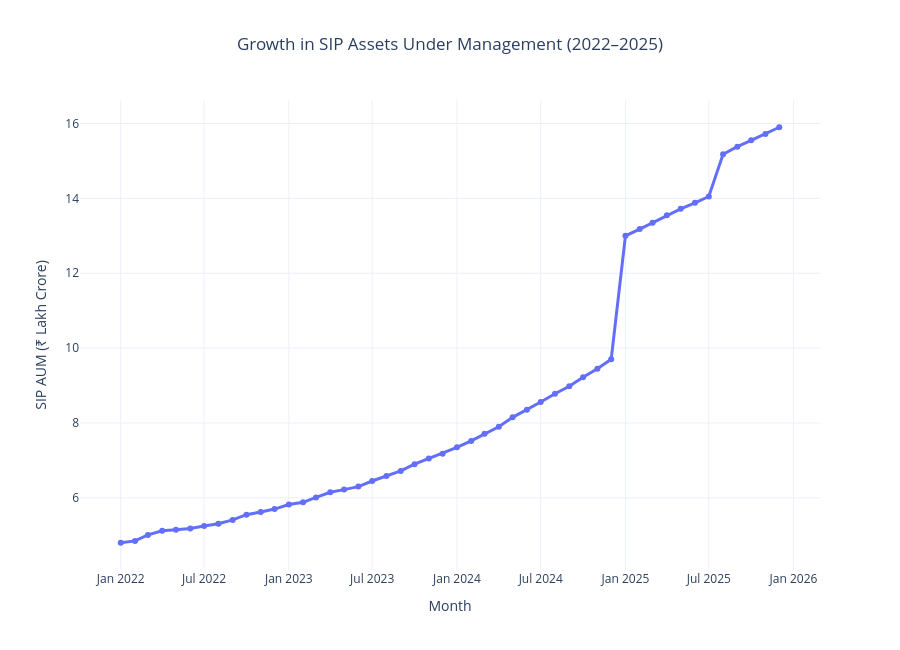

Notebook code cell kept with this figure:
### Markdown cell above
## Task 12: SIP Assets Under Management Growth

### Objective

Analyze the growth in SIP Assets Under Management between January 2022 and December 2025.

### Code cell
sip_df = pd.read_csv("../Data/Processed/04_monthly_sip_inflows_cleaned.csv")

sip_df["month"] = pd.to_datetime(sip_df["month"])

fig = px.line(
    sip_df,
    x="month",
    y="sip_aum_lakh_crore",
    markers=True,
    title="Growth in SIP Assets Under Management (2022–2025)",
    labels={
        "month":"Month",
        "sip_aum_lakh_crore":"SIP AUM (₹ Lakh Crore)"
    },
    template="plotly_white"
)

fig.update_traces(
    line=dict(width=3)
)

fig.update_layout(
    title_x=0.5,
    hovermode="x unified",
    height=650
)

fig.show()

fig.write_image(
    "../Reports/Charts/sip_aum_growth.png",
    width=1600,
    height=900,
    scale=2
)

### Figure 1 — Plotly figure (JSON) as saved in the notebook; plotly's stock layout.template omitted (floating-point values rounded to 4 significant figures)
{"data": [{"hovertemplate": "Month=%{x}<br>SIP AUM (₹ Lakh Crore)=%{y}<extra></extra>", "legendgroup": "", "line": {"color": "#636efa", "dash": "solid", "width": 3}, "marker": {"symbol": "circle"}, "mode": "lines+markers", "name": "", "orientation": "v", "showlegend": false, "type": "scatter", "x": ["2022-01-01T00:00:00", "2022-02-01T00:00:00", "2022-03-01T00:00:00", "2022-04-01T00:00:00", "2022-05-01T00:00:00", "2022-06-01T00:00:00", "2022-07-01T00:00:00", "2022-08-01T00:00:00", "2022-09-01T00:00:00", "2022-10-01T00:00:00", "2022-11-01T00:00:00", "2022-12-01T00:00:00", "2023-01-01T00:00:00", "2023-02-01T00:00:00", "2023-03-01T00:00:00", "2023-04-01T00:00:00", "2023-05-01T00:00:00", "2023-06-01T00:00:00", "2023-07-01T00:00:00", "2023-08-01T00:00:00", "2023-09-01T00:00:00", "2023-10-01T00:00:00", "2023-11-01T00:00:00", "2023-12-01T00:00:00", "2024-01-01T00:00:00", "2024-02-01T00:00:00", "2024-03-01T00:00:00", "2024-04-01T00:00:00", "2024-05-01T00:00:00", "2024-06-01T00:00:00", "2024-07-01T00:00:00", "2024-08-01T00:00:00", "2024-09-01T00:00:00", "2024-10-01T00:00:00", "2024-11-01T00:00:00", "2024-12-01T00:00:00", "2025-01-01T00:00:00", "2025-02-01T00:00:00", "2025-03-01T00:00:00", "2025-04-01T00:00:00", "2025-05-01T00:00:00", "2025-06-01T00:00:00", "2025-07-01T00:00:00", "2025-08-01T00:00:00", "2025-09-01T00:00:00", "2025-10-01T00:00:00", "2025-11-01T00:00:00", "2025-12-01T00:00:00"], "xaxis": "x", "y": [4.8, 4.85, 5.01, 5.12, 5.15, 5.18, 5.25, 5.31, 5.41, 5.55, 5.62, 5.7, 5.82, 5.88, 6.01, 6.15, 6.22, 6.3, 6.45, 6.58, 6.72, 6.9, 7.05, 7.18, 7.35, 7.52, 7.71, 7.9, 8.15, 8.35, 8.56, 8.78, 8.98, 9.22, 9.45, 9.7, 13.0, 13.18, 13.35, 13.55, 13.72, 13.88, 14.05, 15.18, 15.38, 15.55, 15.72, 15.9], "yaxis": "y"}], "layout": {"height": 650, "hovermode": "x unified", "legend": {"tracegroupgap": 0}, "title": {"text": "Growth in SIP Assets Under Management (2022–2025)", "x": 0.5}, "xaxis": {"anchor": "y", "domain": [0, 1], "title": {"text": "Month"}}, "yaxis": {"anchor": "x", "domain": [0, 1], "title": {"text": "SIP AUM (₹ Lakh Crore)"}}}}
